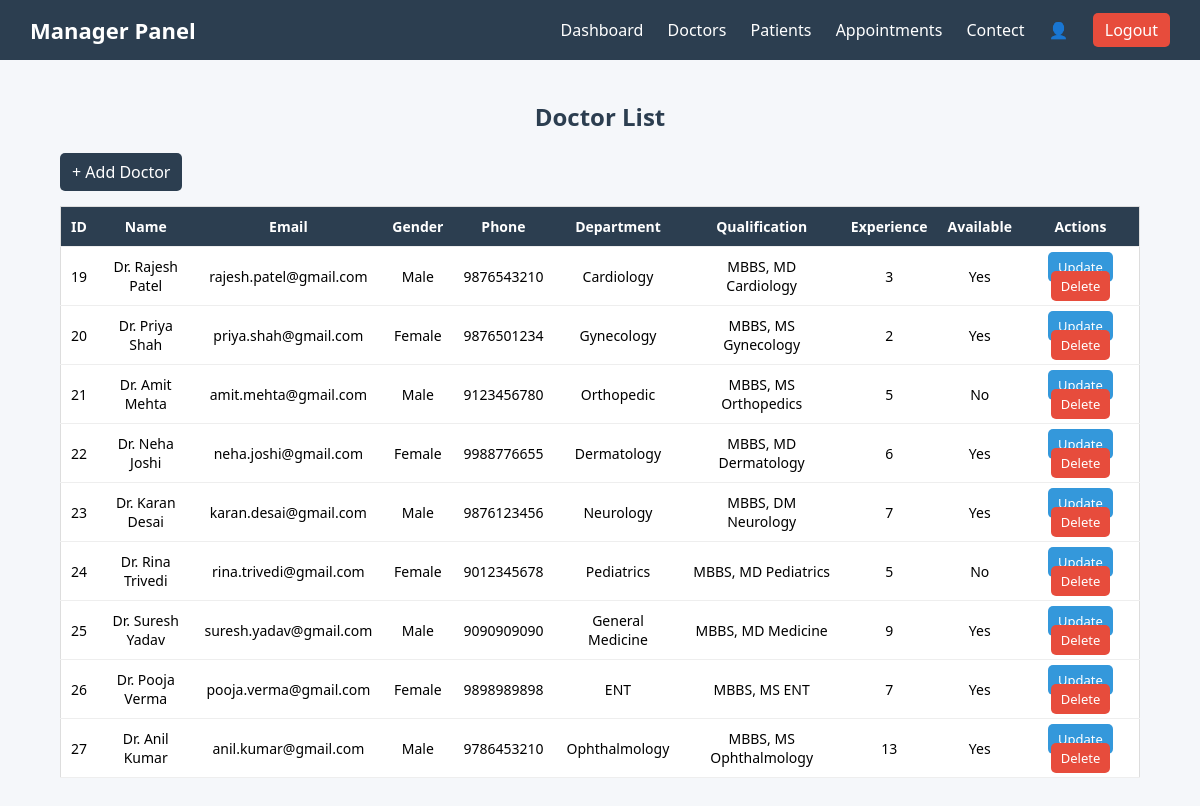
/app/doctor_list/, run on the app's committed database.
### app1/models.py (models this page shows, shortened)
class doctor(models.Model):
    name = models.CharField(max_length=100)
    email = models.EmailField(unique=True)
    password = models.CharField(max_length=100)
    gender = models.CharField(max_length=10)
    phone = models.CharField(max_length=15)
    department = models.CharField(max_length=100)
    qualification = models.CharField(max_length=100)
    experience = models.IntegerField()
    fees = models.DecimalField(max_digits=8, decimal_places=2, null=True, blank=True)
    availability = models.BooleanField(default=True)

### app1/views.py (the view)
# urls.py: path('doctor_list/',doctor_list, name='doctor_list'),
def doctor_list(request):
    doctors = doctor.objects.all()
    return render(request, 'manager/list.html', {'doctors': doctors})

### app1/templates/manager/list.html (shortened to what this page needs)
{% extends "manager/navbar.html" %}
{% block content %}
{% load static %}
<!DOCTYPE html>
<html lang="en">
<head>
    <link rel="stylesheet" href={% static "CSS/manager/list.css" %}>
</head>
<body>
<div class="container">
    <h2>Doctor List</h2>
    <a href="{% url 'add_doctor' %}" class="add-btn">+ Add Doctor</a>
    <table>
        <tr>
            <th>ID</th>
            <th>Name</th>
            <th>Email</th>
            <th>Gender</th>
            <th>Phone</th>
            <th>Department</th>
            <th>Qualification</th>
            <th>Experience</th>
            <th>Available</th>
            <th>Actions</th>
        </tr>
        {% for d in doctors %}
        <tr>
            <td>{{ d.id }}</td>
            <td>{{ d.name }}</td>
            <td>{{ d.email }}</td>
            <td>{{ d.gender }}</td>
            <td>{{ d.phone }}</td>
            <td>{{ d.department }}</td>
            <td>{{ d.qualification }}</td>
            <td>{{ d.experience }}</td>
            <td>
                {% if d.availability %}
                    Yes
                {% else %}
                    No
                {% endif %}
            </td>
            <td>
                <a href="{% url 'update_doctor' d.id %}" class="btn edit">Update</a>
                <a href="{% url 'delete_doctor' d.id %}" class="btn delete"
                   onclick="return confirm('Are you sure?')">Delete</a>
            </td>
        </tr>
        {% endfor %}
    </table>
</div>
</body>
</html>
{% endblock content%}

### app1/static/CSS/manager/navbar.css (style rules this page uses)
body { margin: 0; font-family: Arial, sans-serif; }

### app1/static/CSS/manager/list.css (style rules this page uses)
body { margin: 0; font-family: 'Segoe UI', sans-serif; background: #f5f7fa; }
.container { width: 90%; margin: 40px auto; }
h2 { text-align: center; margin-bottom: 20px; color: #2c3e50; }
table { width: 100%; border-collapse: collapse; background: #fff; border: 1px solid #ddd; }
th, td { padding: 10px; text-align: center; border-bottom: 1px solid #eee; font-size: 14px; }
th { background: #2c3e50; color: white; }
.btn { padding: 6px 10px; border-radius: 5px; text-decoration: none; font-size: 13px; color: white; }
.edit { background: #3498db; }
.delete { background: #e74c3c; }
.add-btn { display: inline-block; margin-bottom: 15px; padding: 8px 12px; background: #2c3e50; color: white; text-decoration: none; border-radius: 5px; }

### data on the page
doctor: id "19", name "Dr. Rajesh Patel", email "rajesh.patel@gmail.com", gender "Male", phone "9876543210", department "Cardiology", qualification "MBBS, MD Cardiology", experience "3", availability "Yes"
doctor: id "20", name "Dr. Priya Shah", email "priya.shah@gmail.com", gender "Female", phone "9876501234", department "Gynecology", qualification "MBBS, MS Gynecology", experience "2", availability "Yes"
doctor: id "21", name "Dr. Amit Mehta", email "amit.mehta@gmail.com", gender "Male", phone "9123456780", department "Orthopedic", qualification "MBBS, MS Orthopedics", experience "5", availability "No"
doctor: id "22", name "Dr. Neha Joshi", email "neha.joshi@gmail.com", gender "Female", phone "9988776655", department "Dermatology", qualification "MBBS, MD Dermatology", experience "6", availability "Yes"
doctor: id "23", name "Dr. Karan Desai", email "karan.desai@gmail.com", gender "Male", phone "9876123456", department "Neurology", qualification "MBBS, DM Neurology", experience "7", availability "Yes"
doctor: id "24", name "Dr. Rina Trivedi", email "rina.trivedi@gmail.com", gender "Female", phone "9012345678", department "Pediatrics", qualification "MBBS, MD Pediatrics", experience "5", availability "No"
doctor: id "25", name "Dr. Suresh Yadav", email "suresh.yadav@gmail.com", gender "Male", phone "9090909090", department "General Medicine", qualification "MBBS, MD Medicine", experience "9", availability "Yes"
doctor: id "26", name "Dr. Pooja Verma", email "pooja.verma@gmail.com", gender "Female", phone "9898989898", department "ENT", qualification "MBBS, MS ENT", experience "7", availability "Yes"
doctor: id "27", name "Dr. Anil Kumar", email "anil.kumar@gmail.com", gender "Male", phone "9786453210", department "Ophthalmology", qualification "MBBS, MS Ophthalmology", experience "13", availability "Yes"
